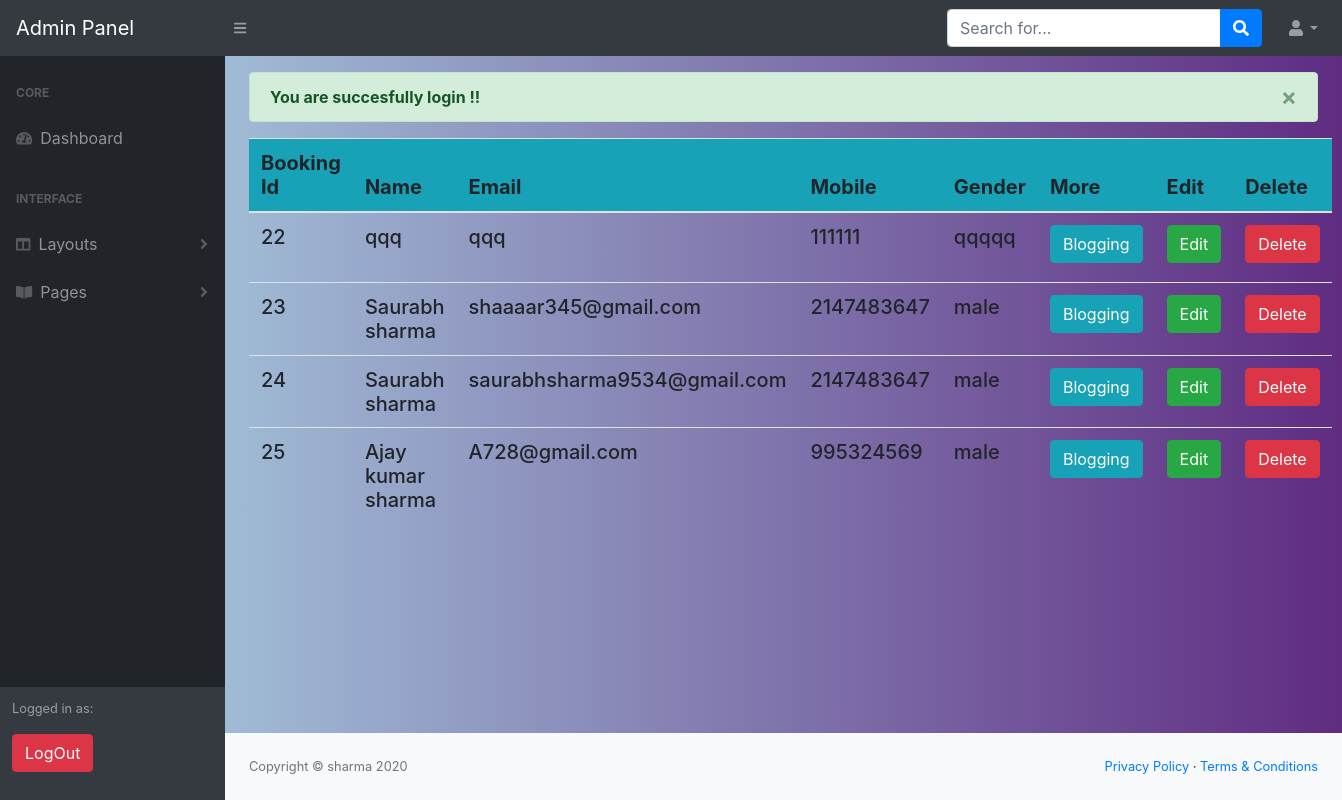
Screenshot of /Admin/registerShow.php (signed in) with the database file from the repository.
### tables this page shows
CREATE TABLE `register` (
  `bookingUser_id` int(20) NOT NULL,
  `name` varchar(122) NOT NULL,
  `email_id` varchar(255) NOT NULL,
  `mobile` int(255) NOT NULL,
  `gender` varchar(255) NOT NULL,
  `password` varchar(133) NOT NULL
);

### Admin/registerShow.php (the view, shortened to what this page needs)
<?php
include "../Authen/adminAuth.php";
?>
<!DOCTYPE html>
<html lang="en">
    <head>
        <link href="css/styles.css" rel="stylesheet" />
        <link href="https://cdn.datatables.net/1.10.20/css/dataTables.bootstrap4.min.css" rel="stylesheet" />
    </head>
    <body class="sb-nav-fixed">
        <nav class="sb-topnav navbar navbar-expand navbar-dark bg-dark">
            <a class="navbar-brand" href="#">Admin Panel</a>
            <button class="btn btn-link btn-sm order-1 order-lg-0" id="sidebarToggle" href="#"><i class="fas fa-bars"></i></button>
            <form class="d-none d-md-inline-block form-inline ml-auto mr-0 mr-md-3 my-2 my-md-0">
                <div class="input-group">
                    <input class="form-control" type="text" placeholder="Search for..." aria-label="Search" aria-describedby="basic-addon2" />
                    <div class="input-group-append">
                        <button class="btn btn-primary" type="button"><i class="fas fa-search"></i></button>
                    </div>
                </div>
            </form>
            <ul class="navbar-nav ml-auto ml-md-0">
                <li class="nav-item dropdown">
                    <a class="nav-link dropdown-toggle" id="userDropdown" href="#" role="button" data-toggle="dropdown" aria-haspopup="true" aria-expanded="false"><i class="fas fa-user fa-fw"></i></a>
                </li>
            </ul>
        </nav>
        <div id="layoutSidenav">
            <div id="layoutSidenav_nav">
                <nav class="sb-sidenav accordion sb-sidenav-dark" id="sidenavAccordion">
                    <div class="sb-sidenav-menu">
                        <div class="nav">
                            <div class="sb-sidenav-menu-heading">Core</div>
                            <a class="nav-link" href="adminPanel.php">
                                <div class="sb-nav-link-icon"><i class="fas fa-tachometer-alt"></i></div>
                                Dashboard
                            </a>
                            <div class="sb-sidenav-menu-heading">Interface</div>
                            <a class="nav-link collapsed" href="#" data-toggle="collapse" data-target="#collapseLayouts" aria-expanded="false" aria-controls="collapseLayouts">
                                <div class="sb-nav-link-icon"><i class="fas fa-columns"></i></div>
                                Layouts
                                <div class="sb-sidenav-collapse-arrow"><i class="fas fa-angle-down"></i></div>
                            </a>
                            <a class="nav-link collapsed" href="#" data-toggle="collapse" data-target="#collapsePages" aria-expanded="false" aria-controls="collapsePages">
                                <div class="sb-nav-link-icon"><i class="fas fa-book-open"></i></div>
                                Pages
                                <div class="sb-sidenav-collapse-arrow"><i class="fas fa-angle-down"></i></div>
                            </a>
                        </div>
                    </div>
                    <div class="sb-sidenav-footer">
                        <div class="small">Logged in as:</div>
                        <form method="post" action="LogOut.php">
                            <div class="form">
                                <button type="submit" class="btn btn-danger mb-2 my-3">LogOut</button>
                            </div>
                        </form>
                    </div>
                </nav>
            </div>
            <div id="layoutSidenav_content">
                <main>
                    <div class="container-fluid my-3">
                        <div class="row">
                            <div class="col-xl-12 col-md-6 col-sm-12">
                                <?php  if(isset($_SESSION['success'])): ?>
                                <div class="alert alert-success alert-dismissible fade show" role="alert">
                                    <strong><?php echo $_SESSION['success']; ?></strong>
                                    <button type="button" class="close" data-dismiss="alert" aria-label="Close">
                                    <span aria-hidden="true">&times;</span>
                                    </button>
                                </div>
                                <?php endif; ?>
                              <b><h5>
                                <table class="table table-lg table-hover table-responsive-lg ">
                                    <thead class="bg-info">
                                        <tr>
                                            <th scope="col">Booking Id</th>
                                            <th scope="col">Name</th>
                                            <th scope="col">Email</th>
                                            <th scope="col">Mobile</th>
                                            <th scope="col">Gender</th>
                                            <th scope="col">More</th>
                                            <th scope="col">Edit</th>
                                            <th scope="col">Delete</th>
                                        </tr>
                                    </thead>
                                    <tbody>
                                        <?php
                                        $i=1;
                                        $query="Select * from register";
                                        $res=mysqli_query($con,$query);
                                        $count=mysqli_num_rows($res);
                                        if($count>0){
                                        while ($row=mysqli_fetch_array($res)) {
                                        ?>
                                        <tr>
                                            <tr>
                                                <td> <?php  echo $id= $row['bookingUser_id']; ?></td>
                                                <td> <?php  echo $row['name']; ?></td>
                                                <td> <?php  echo $row['email_id']; ?></td>
                                                <td> <?php  echo $row['mobile']; ?></td>
                                                <td> <?php  echo $row['gender']; ?></td>
                                                <td>
                                                    <form method="post" name="form" action="BloggingInformation.php">
                                                        <button type="submit" class="btn btn-info mb-2">Blogging</button>
                                                    </form>
                                                </td>
                                                <td>
                                                    <form method="post" name="form" action="EditRegister.php">
                                                        <button type="submit" class="btn btn-success mb-2">Edit</button>
                                                    </form>
                                                </td>
                                                <td>
                                                    <form method="post" name="form" action="DeleteRegister.php">
                                                        <button type="submit" class="btn btn-danger mb-2">Delete</button>
                                                    </form>
                                                </td>
                                            </tr>
                                        </tr>
                                        <?php $i++; }}else{
                                        echo "No data found.....";
                                        }  ?>
                                    </tbody>
                                </b></h5>
                            </div>
                        </div>
                    </main>
                    <footer class="py-4 bg-light mt-auto">
                        <div class="container-fluid">
                            <div class="d-flex align-items-center justify-content-between small">
                                <div class="text-muted">Copyright &copy; sharma 2020</div>
                                <div>
                                    <a href="#">Privacy Policy</a>
                                    &middot;
                                    <a href="#">Terms &amp; Conditions</a>
                                </div>
                            </div>
                        </div>
                    </footer>
                </div>
            </div>
        </body>
    </html>

### Admin/registerShow.php (style rules this page uses)
body { background: -webkit-linear-gradient(to right, #add8e6, #5f2c82); background: linear-gradient(to right, #add8e6, #5f2c82); }

### rows the page displays
register: bookingUser_id "22", name "qqq", email "qqq", mobile "111111", gender "qqqqq"
register: bookingUser_id "23", name "Saurabh sharma", email "shaaaar345@gmail.com", mobile "2147483647", gender "male"
register: bookingUser_id "24", name "Saurabh sharma", email "saurabhsharma9534@gmail.com", mobile "2147483647", gender "male"
register: bookingUser_id "25", name "Ajay kumar sharma", email "A728@gmail.com", mobile "995324569", gender "male"

### other values shown
$_SESSION['success'] "You are succesfully login !!"
